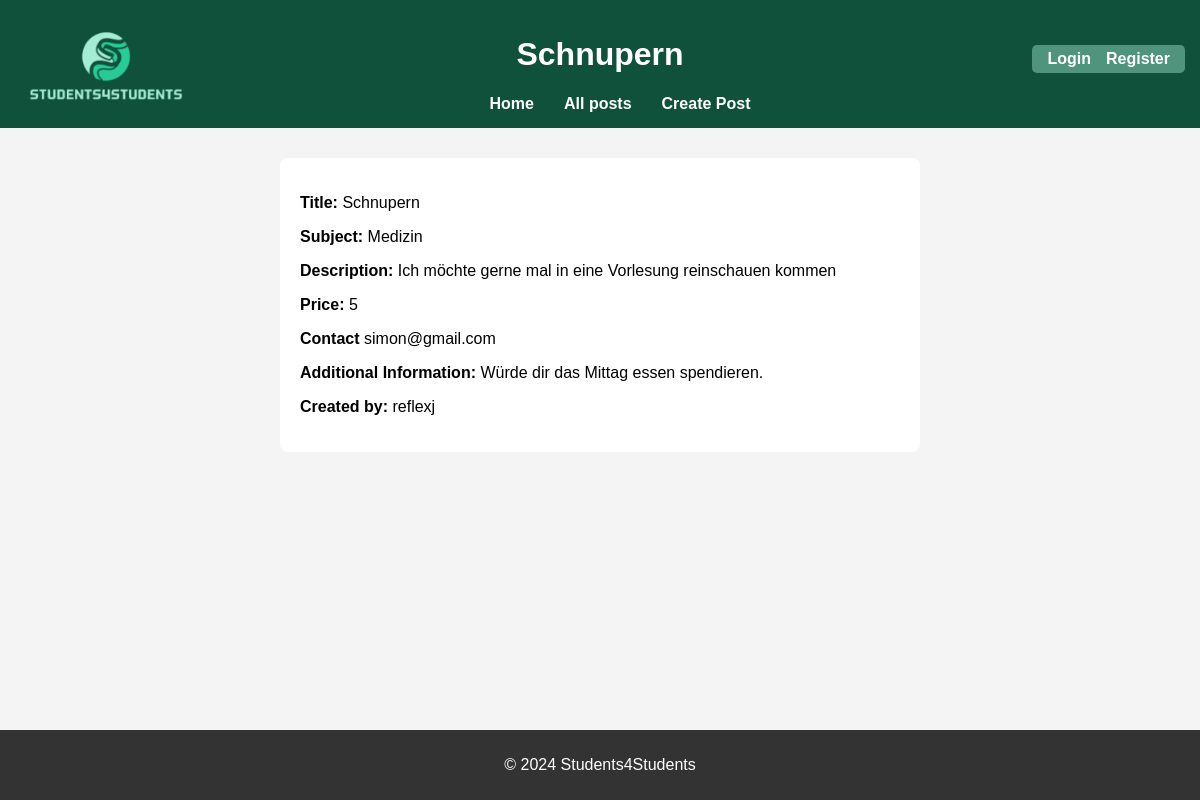
Page /request/1 on the committed database.
### app.py (models this page shows, shortened)
class RequestPost(db.Model):
    id = db.Column(db.Integer, primary_key=True)
    title = db.Column(db.String(100), nullable=False)
    description = db.Column(db.String(200), nullable=False)
    subject = db.Column(db.String(100), nullable=False)
    price = db.Column(db.String(100), nullable=False)
    additional_information = db.Column(db.String(200), nullable=True)
    contact =db.Column(db.String(100), nullable = False)
    user_id = db.Column(db.Integer, db.ForeignKey('user.id'), nullable=False)
    user = db.relationship('User', backref=db.backref('requests', lazy=True))

class User(db.Model, UserMixin):
    id = db.Column(db.Integer, primary_key=True)
    username = db.Column(db.String(150), unique=True, nullable=False)
    email = db.Column(db.String(150), unique=True, nullable=False)
    password = db.Column(db.String(150), nullable=False)
    posts = db.relationship('ServicePost', backref='user', lazy=True)

### app.py (the view)
@app.route('/request/<int:request_id>')
def request_detail(request_id):
    request_post = RequestPost.query.get_or_404(request_id)
    return render_template('request_detail.html', request=request_post)

### templates/request_detail.html (shortened to what this page needs)
<!DOCTYPE html>
<html lang="en">
<head>
    <link rel="stylesheet" href="{{ url_for('static', filename='style.css') }}">
</head>
<body>
    <header>
        <a href="/">
            <img src="{{ url_for('static', filename='images/logo.png') }}" alt="Website Logo" id="logo">
        </a>
        <h1>{{ request.title }}</h1>
        <nav>
            <ul>
                <li><a href="/">Home</a></li>
                <li><a href="/allposts">All posts</a></li>
                <li><a href="/createpost">Create Post</a></li>
            </ul>
        </nav>
        <section class="auth-links">
            {% if current_user.is_authenticated %}
                <a href="/profile">Your Profile</a>
                <a href="{{ url_for('logout') }}">Logout</a>
            {% else %}
                <a href="{{ url_for('login') }}">Login</a>
                <a href="{{ url_for('register') }}">Register</a>
            {% endif %}
        </section>
    </header>
    <main>
        <form>
            <p><strong>Title:</strong> {{ request.title }}</p>
            <p><strong>Subject:</strong> {{ request.subject }}</p>
            <p><strong>Description:</strong> {{ request.description }}</p>
            <p><strong>Price:</strong> {{ request.price }}</p>
            <p><strong>Contact</strong> {{ request.contact  }}</p>
            <p><strong>Additional Information:</strong> {{ request.additional_information }}</p>
            <p><strong>Created by:</strong> {{ request.user.username }}</p>
        </form>
    </main>
    <footer>
        <p>&copy; 2024 Students4Students</p>
    </footer>
</body>
</html>

### static/style.css (style rules this page uses)
body { font-family: Arial, sans-serif; background-color: #f4f4f4; margin: 0; padding: 0; display: flex; flex-direction: column; min-height: 100vh; }
header { background-color: #10513c; color: white; text-align: center; padding: 15px; position: relative; }
nav { display: flex; justify-content: center; align-items: center; width: 100%; }
nav ul { list-style-type: none; display: flex; gap: 30px; margin: 0; justify-content: center; align-items: center; text-align: center; }
nav ul li { margin: 0; }
nav ul li a { text-decoration: none; color: #fff; font-weight: bold; text-align: center; }
.auth-links { display: flex; gap: 15px; background-color: #50947d; position: absolute; padding: 5px 15px; border-radius: 5px; margin-left: auto; right: 15px; top: 15px; }
.auth-links a { color: white; text-decoration: none; font-weight: bold; display: inline-block; transition: transform 0.3s ease; }
main { flex: 1; }
footer { text-align: center; padding: 10px; background-color: #333; color: white; }
section { text-align: center; background-color: #fff; max-width: 620px; border-radius: 8px; margin: 30px auto; padding: 10px; }
form { max-width: 600px; margin: 30px auto; padding: 20px; background-color: #fff; border-radius: 8px; }
header img { max-height: 80px; object-fit: contain; position: absolute; top: 25px; left: 25px; }

### rows in the picture
RequestPost: title "Schnupern", subject "Medizin", description "Ich möchte gerne mal in eine Vorlesung reinschauen kommen", price "5", contact "simon@gmail.com", additional_information "Würde dir das Mittag essen spendieren."
User: user.username "reflexj"
